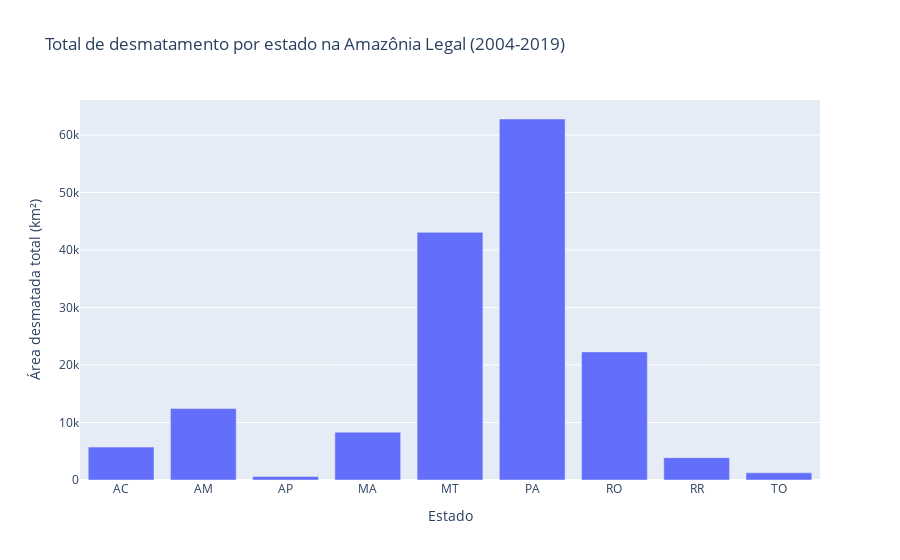

The notebook cell saved with this chart:
### Code cell
#Grafico com o desmatamento da amazonia total de cada estado
total_desmatado = []
for estado in estados:
    total_desmatado.append(df[estado].sum())
trace = go.Bar(x=estados, y=total_desmatado)


layout = go.Layout(title='Total de desmatamento por estado na Amazônia Legal (2004-2019)', xaxis=dict(title='Estado'), yaxis=dict(title='Área desmatada total (km²)'))
fig = go.Figure(data=[trace], layout=layout)
fig.show()

### Figure 1 — Plotly figure (JSON) as saved in the notebook; plotly's stock layout.template omitted (floating-point values rounded to 4 significant figures)
{"data": [{"type": "bar", "x": ["AC", "AM", "AP", "MA", "MT", "PA", "RO", "RR", "TO"], "y": [5722, 12425, 616, 8318, 43065, 62778, 22279, 3891, 1241]}], "layout": {"title": {"text": "Total de desmatamento por estado na Amazônia Legal (2004-2019)"}, "xaxis": {"title": {"text": "Estado"}}, "yaxis": {"title": {"text": "Área desmatada total (km²)"}}}}
